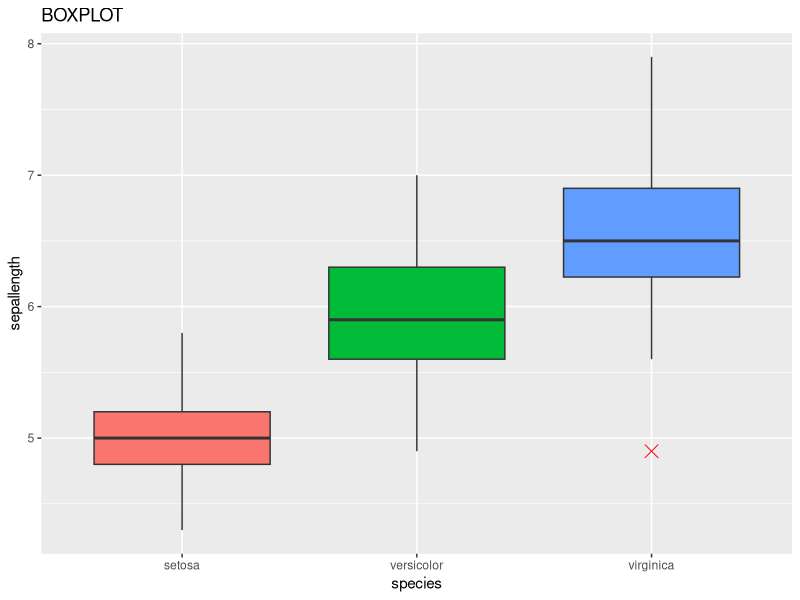
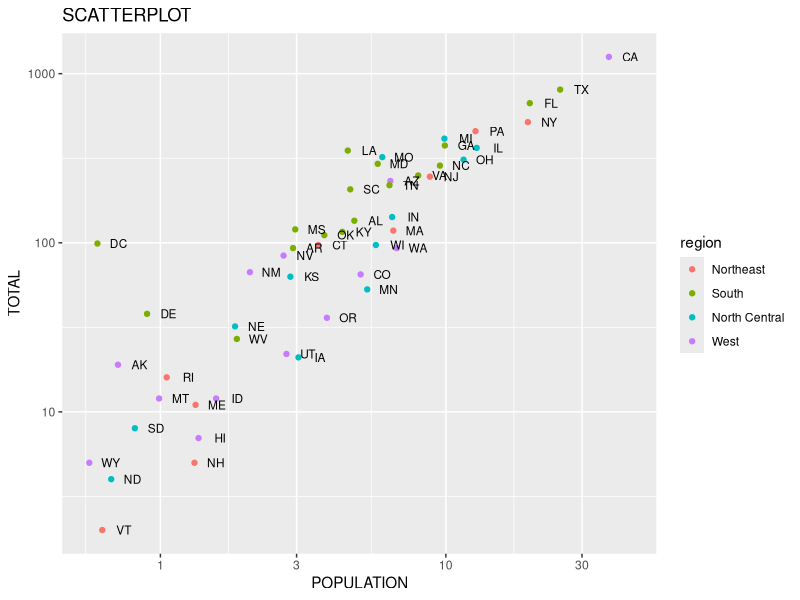

Source code (R) for these figures, in order:
#case study 1 - Pollutant data----
f<-read.csv("pollutant_csv.csv")
m<-mean(f$Temp[f$Month==6])
cat("\nMean of Temperature for month=6:",m)
n<-nrow(f)
cat("\nNo. of observations:",n)
print(tail(f,2))
Oz<-f$Ozone[47]
cat("\nValue of Ozone in 47th row:",Oz)
ms<-sum(is.na(f$Ozone))
cat("\nNo. of missing values in Ozone:",ms)
mo<-mean(f$Ozone,na.rm = T)
cat("\nMean of Ozone excluding NA:",mo)
msr<-mean(f$Solar.R[f$Ozone>31 & f$Temp>90],na.rm = T)
cat("\nMean of Solar.R:",msr)
mx<-max(f$Ozone[f$Month==5],na.rm = T)
cat("\nMax value of Ozone in May:",mx)

#case study 2 - Hair eye color data----
f1<-read.csv("dataset_LAB_1_hair_eye_color_csv.csv")
br<-sum(f1$Eye.Color=="Brown")
cat("\nPeople with Brown eye color:",br)
bl<-sum(f1$Hair.Color=="Blonde")
cat("\nNo.of people with BLonde hair color:",bl)
pe<-sum(f1$Hair.Color[f1$Eye.Color=="Black"]=="Brown")
cat("\nNo. of brown haired people with Black eyes:",pe)
ge<-sum(f1$Eye.Color=="Green")*100/nrow(f1)
cat("\nPercentage of people with green eyes:",ge)
red<-sum(f1$Hair.Color[f1$Eye.Color=="Blue"]=="Red")*100/nrow(f1)
cat("\nPercentage of people with red hair and blue eyes:",red)

#case study 3 - Germination data set----
f2<-read.csv("dataset_LAB_1_germination_csv.csv")
av<-mean(f2$germinated[f2$Box=="Uncovered" & f2$water_amt==4])
cat("\nAverage number of seeds germinated for the uncovered boxes with level of watering equal to 4:",av)
med<-median(f2$germinated[f2$Box=="Covered"])
cat("\nMedian value for the data covered boxes:",med)

#Box plot----
library(ggplot2)
p<-ggplot(iris,aes(Sepal.Length,Species,fill=Species))+geom_boxplot(outlier.color = "Red",outlier.size = 4,outlier.shape = 4)+theme(legend.position = "none")+labs(title="BOXPLOT",x="sepallength",y="species")+coord_flip()
print(p)

#Scatter plot----
library(dslabs)
p1<-ggplot(murders,aes(population/10^6,total,label=abb))+geom_point(aes(color=region))+scale_x_log10()+scale_y_log10()+geom_text(size=3,nudge_x = 0.075)+labs(title = "SCATTERPLOT",x="POPULATION",y="TOTAL")
print(p1)
